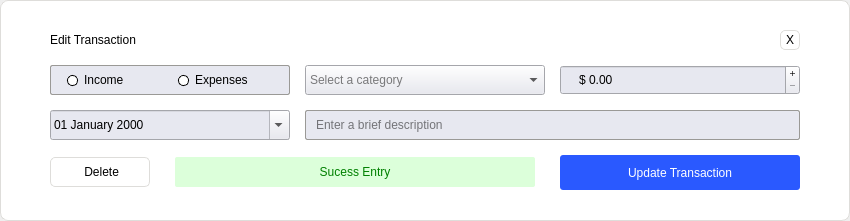
<?xml version="1.0" encoding="UTF-8"?>
<ui version="4.0">
 <class>editTransactionDialog</class>
 <widget class="QDialog" name="editTransactionDialog">
  <property name="geometry">
   <rect>
    <x>0</x>
    <y>0</y>
    <width>850</width>
    <height>221</height>
   </rect>
  </property>
  <property name="minimumSize">
   <size>
    <width>850</width>
    <height>200</height>
   </size>
  </property>
  <property name="maximumSize">
   <size>
    <width>850</width>
    <height>250</height>
   </size>
  </property>
  <property name="windowTitle">
   <string>Edit Transaction</string>
  </property>
  <layout class="QGridLayout" name="gridLayout_2">
   <property name="leftMargin">
    <number>0</number>
   </property>
   <property name="topMargin">
    <number>0</number>
   </property>
   <property name="rightMargin">
    <number>0</number>
   </property>
   <property name="bottomMargin">
    <number>0</number>
   </property>
   <property name="spacing">
    <number>0</number>
   </property>
   <item row="0" column="0">
    <widget class="QWidget" name="backgroundColor" native="true">
     <property name="minimumSize">
      <size>
       <width>0</width>
       <height>0</height>
      </size>
     </property>
     <property name="maximumSize">
      <size>
       <width>16777</width>
       <height>16777</height>
      </size>
     </property>
     <property name="styleSheet">
      <string notr="true">QWidget#backgroundColor{
background-color: white; 
border-radius: 8px;
border: 0.5px solid rgb(222, 221, 218);
}</string>
     </property>
     <layout class="QGridLayout" name="gridLayout">
      <property name="sizeConstraint">
       <enum>QLayout::SetDefaultConstraint</enum>
      </property>
      <property name="leftMargin">
       <number>50</number>
      </property>
      <property name="topMargin">
       <number>30</number>
      </property>
      <property name="rightMargin">
       <number>50</number>
      </property>
      <property name="bottomMargin">
       <number>30</number>
      </property>
      <property name="spacing">
       <number>15</number>
      </property>
      <item row="2" column="2" colspan="2">
       <widget class="QLineEdit" name="transDescBox">
        <property name="sizePolicy">
         <sizepolicy hsizetype="Preferred" vsizetype="Preferred">
          <horstretch>0</horstretch>
          <verstretch>0</verstretch>
         </sizepolicy>
        </property>
        <property name="minimumSize">
         <size>
          <width>0</width>
          <height>30</height>
         </size>
        </property>
        <property name="maximumSize">
         <size>
          <width>16777</width>
          <height>30</height>
         </size>
        </property>
        <property name="styleSheet">
         <string notr="true">background-color: #E7E8F0;
padding: 0 8px;
font: 300 13px &quot;Montserrat&quot;;
border-radius: 2px;
border: 1px solid rgb(154, 153, 150);</string>
        </property>
        <property name="placeholderText">
         <string>Enter a brief description</string>
        </property>
       </widget>
      </item>
      <item row="1" column="2" alignment="Qt::AlignVCenter">
       <widget class="QComboBox" name="transCatBox">
        <property name="sizePolicy">
         <sizepolicy hsizetype="Expanding" vsizetype="Preferred">
          <horstretch>0</horstretch>
          <verstretch>0</verstretch>
         </sizepolicy>
        </property>
        <property name="minimumSize">
         <size>
          <width>0</width>
          <height>30</height>
         </size>
        </property>
        <property name="maximumSize">
         <size>
          <width>16777215</width>
          <height>30</height>
         </size>
        </property>
        <property name="styleSheet">
         <string notr="true">QComboBox {
	background-color: #E7E8F0;
	font: 300 13px &quot;Montserrat&quot;;
	color: black;
}</string>
        </property>
        <property name="placeholderText">
         <string>Select a category</string>
        </property>
       </widget>
      </item>
      <item row="0" column="3" alignment="Qt::AlignRight">
       <widget class="QPushButton" name="closeBtn">
        <property name="minimumSize">
         <size>
          <width>20</width>
          <height>20</height>
         </size>
        </property>
        <property name="maximumSize">
         <size>
          <width>20</width>
          <height>20</height>
         </size>
        </property>
        <property name="styleSheet">
         <string notr="true">QPushButton{background-color: white;
border-radius: 5px;
border:1px solid rgb(222, 221, 218);
color: black;
font: 400 13px &quot;Montserrat&quot;;
}


QPushButton:pressed {
background-color: rgb(222, 221, 218);
}</string>
        </property>
        <property name="text">
         <string>X</string>
        </property>
        <property name="flat">
         <bool>true</bool>
        </property>
       </widget>
      </item>
      <item row="1" column="1" alignment="Qt::AlignVCenter">
       <widget class="QFrame" name="transOpt">
        <property name="sizePolicy">
         <sizepolicy hsizetype="Expanding" vsizetype="Preferred">
          <horstretch>0</horstretch>
          <verstretch>0</verstretch>
         </sizepolicy>
        </property>
        <property name="minimumSize">
         <size>
          <width>0</width>
          <height>30</height>
         </size>
        </property>
        <property name="maximumSize">
         <size>
          <width>16777</width>
          <height>30</height>
         </size>
        </property>
        <property name="styleSheet">
         <string notr="true">background-color: #E7E8F0;
padding: 0 8px;
font: 300 13px &quot;Montserrat&quot;;
border-radius: 2px;
border: 1px solid rgb(154, 153, 150);</string>
        </property>
        <property name="frameShape">
         <enum>QFrame::StyledPanel</enum>
        </property>
        <property name="frameShadow">
         <enum>QFrame::Raised</enum>
        </property>
        <layout class="QHBoxLayout" name="horizontalLayout">
         <property name="spacing">
          <number>0</number>
         </property>
         <property name="leftMargin">
          <number>0</number>
         </property>
         <property name="topMargin">
          <number>0</number>
         </property>
         <property name="rightMargin">
          <number>0</number>
         </property>
         <property name="bottomMargin">
          <number>0</number>
         </property>
         <item>
          <widget class="QRadioButton" name="optIncome">
           <property name="minimumSize">
            <size>
             <width>85</width>
             <height>28</height>
            </size>
           </property>
           <property name="styleSheet">
            <string notr="true">QRadioButton::indicator::unchecked{
border-radius: 5px;
background-color: white;
border: 1px solid black;
}
QRadioButton::indicator::checked{
border-radius: 5px;
background-color: black;
border: 1px solid white;
}

QRadioButton{border:0px solid black;}

QRadioButton::indicator{
width: 9px;
height: 9px;
border-style: inset;
border: 1px solid gray;
} </string>
           </property>
           <property name="text">
            <string>Income</string>
           </property>
          </widget>
         </item>
         <item alignment="Qt::AlignVCenter">
          <widget class="QRadioButton" name="optExpenses">
           <property name="minimumSize">
            <size>
             <width>85</width>
             <height>28</height>
            </size>
           </property>
           <property name="styleSheet">
            <string notr="true">QRadioButton::indicator::unchecked{
border-radius: 5px;
background-color: white;
border: 1px solid black;
}
QRadioButton::indicator::checked{
border-radius: 5px;
background-color: black;
border: 1px solid white;
}

QRadioButton::indicator{
width: 9px;
height: 9px;
border-style: inset;
border: 1px solid gray;
} 

QRadioButton{border:0px solid black;}</string>
           </property>
           <property name="text">
            <string>Expenses</string>
           </property>
          </widget>
         </item>
        </layout>
       </widget>
      </item>
      <item row="2" column="1">
       <widget class="QDateEdit" name="transDateBox">
        <property name="sizePolicy">
         <sizepolicy hsizetype="Expanding" vsizetype="Preferred">
          <horstretch>0</horstretch>
          <verstretch>0</verstretch>
         </sizepolicy>
        </property>
        <property name="minimumSize">
         <size>
          <width>0</width>
          <height>30</height>
         </size>
        </property>
        <property name="maximumSize">
         <size>
          <width>16777215</width>
          <height>30</height>
         </size>
        </property>
        <property name="styleSheet">
         <string notr="true">background-color: #E7E8F0;
color: black;
font: 300 13px &quot;Montserrat&quot;;</string>
        </property>
        <property name="buttonSymbols">
         <enum>QAbstractSpinBox::UpDownArrows</enum>
        </property>
        <property name="displayFormat">
         <string>dd MMMM yyyy</string>
        </property>
        <property name="calendarPopup">
         <bool>true</bool>
        </property>
       </widget>
      </item>
      <item row="1" column="3">
       <widget class="QDoubleSpinBox" name="transAmntBox">
        <property name="sizePolicy">
         <sizepolicy hsizetype="Expanding" vsizetype="Preferred">
          <horstretch>0</horstretch>
          <verstretch>0</verstretch>
         </sizepolicy>
        </property>
        <property name="minimumSize">
         <size>
          <width>0</width>
          <height>30</height>
         </size>
        </property>
        <property name="maximumSize">
         <size>
          <width>16777215</width>
          <height>30</height>
         </size>
        </property>
        <property name="styleSheet">
         <string notr="true">background-color: #E7E8F0;
color: black;
font: 300 13px &quot;Montserrat&quot;;
padding: 0 14px;</string>
        </property>
        <property name="buttonSymbols">
         <enum>QAbstractSpinBox::PlusMinus</enum>
        </property>
        <property name="prefix">
         <string>$ </string>
        </property>
        <property name="maximum">
         <double>100000.000000000000000</double>
        </property>
       </widget>
      </item>
      <item row="3" column="3">
       <widget class="QPushButton" name="transUpdateBtn">
        <property name="sizePolicy">
         <sizepolicy hsizetype="Preferred" vsizetype="Preferred">
          <horstretch>0</horstretch>
          <verstretch>0</verstretch>
         </sizepolicy>
        </property>
        <property name="minimumSize">
         <size>
          <width>0</width>
          <height>35</height>
         </size>
        </property>
        <property name="maximumSize">
         <size>
          <width>16777</width>
          <height>35</height>
         </size>
        </property>
        <property name="styleSheet">
         <string notr="true">QPushButton{
background-color:  #2a59ff;
color: white;
border-radius: 3px;
font: 500 13px &quot;Montserrat&quot;;}

QPushButton:hover {
    border-style: inset;
	border: 1px solid gray;
}

QPushButton:pressed {
	
	background-color: #0035d0;
    border-style: inset;
	border: 1px solid gray;
}</string>
        </property>
        <property name="text">
         <string>Update Transaction</string>
        </property>
        <property name="flat">
         <bool>false</bool>
        </property>
       </widget>
      </item>
      <item row="3" column="1" colspan="2">
       <layout class="QHBoxLayout" name="horizontalLayout_2">
        <property name="spacing">
         <number>25</number>
        </property>
        <property name="rightMargin">
         <number>10</number>
        </property>
        <item alignment="Qt::AlignLeft">
         <widget class="QPushButton" name="deleteButton">
          <property name="sizePolicy">
           <sizepolicy hsizetype="Preferred" vsizetype="Preferred">
            <horstretch>0</horstretch>
            <verstretch>0</verstretch>
           </sizepolicy>
          </property>
          <property name="minimumSize">
           <size>
            <width>100</width>
            <height>30</height>
           </size>
          </property>
          <property name="maximumSize">
           <size>
            <width>100</width>
            <height>30</height>
           </size>
          </property>
          <property name="styleSheet">
           <string notr="true">QPushButton{background-color: white;
border-radius: 5px;
border:1px solid rgb(222, 221, 218);
color: black;
font: 400 13px &quot;Montserrat&quot;;
}


QPushButton:pressed {
background-color: rgb(255, 179, 179);
}</string>
          </property>
          <property name="text">
           <string> Delete</string>
          </property>
          <property name="icon">
           <iconset resource="../images.qrc">
            <normaloff>:/images/remove.png</normaloff>:/images/remove.png</iconset>
          </property>
          <property name="flat">
           <bool>false</bool>
          </property>
         </widget>
        </item>
        <item>
         <widget class="QStackedWidget" name="transReportLabels">
          <property name="minimumSize">
           <size>
            <width>0</width>
            <height>30</height>
           </size>
          </property>
          <property name="maximumSize">
           <size>
            <width>16777215</width>
            <height>30</height>
           </size>
          </property>
          <property name="currentIndex">
           <number>1</number>
          </property>
          <widget class="QWidget" name="transInfoLabelWidget">
           <layout class="QGridLayout" name="gridLayout_5">
            <property name="leftMargin">
             <number>0</number>
            </property>
            <property name="topMargin">
             <number>0</number>
            </property>
            <property name="rightMargin">
             <number>0</number>
            </property>
            <property name="bottomMargin">
             <number>0</number>
            </property>
            <property name="spacing">
             <number>0</number>
            </property>
            <item row="0" column="0">
             <widget class="QLabel" name="transInfoLabel">
              <property name="minimumSize">
               <size>
                <width>0</width>
                <height>30</height>
               </size>
              </property>
              <property name="maximumSize">
               <size>
                <width>16777215</width>
                <height>30</height>
               </size>
              </property>
              <property name="styleSheet">
               <string notr="true">font: 300 12px &quot;Montserrat&quot;;
color: black;
background-color: rgb(246, 245, 244);
border-radius: 2px;</string>
              </property>
              <property name="text">
               <string>Edit the transaction using the above form.</string>
              </property>
              <property name="alignment">
               <set>Qt::AlignCenter</set>
              </property>
             </widget>
            </item>
           </layout>
          </widget>
          <widget class="QWidget" name="transSuccessLabelWidget">
           <layout class="QGridLayout" name="gridLayout_6">
            <property name="leftMargin">
             <number>0</number>
            </property>
            <property name="topMargin">
             <number>0</number>
            </property>
            <property name="rightMargin">
             <number>0</number>
            </property>
            <property name="bottomMargin">
             <number>0</number>
            </property>
            <property name="spacing">
             <number>0</number>
            </property>
            <item row="0" column="0">
             <widget class="QLabel" name="transSuccessLabel">
              <property name="minimumSize">
               <size>
                <width>100</width>
                <height>30</height>
               </size>
              </property>
              <property name="maximumSize">
               <size>
                <width>167777</width>
                <height>30</height>
               </size>
              </property>
              <property name="styleSheet">
               <string notr="true">font: 400 12px &quot;Montserrat&quot;;
color: green;
background-color: rgb(220, 255, 218);
border-radius: 2px;</string>
              </property>
              <property name="text">
               <string>Sucess Entry</string>
              </property>
              <property name="alignment">
               <set>Qt::AlignCenter</set>
              </property>
             </widget>
            </item>
           </layout>
          </widget>
          <widget class="QWidget" name="transErrorLabelWidget">
           <layout class="QGridLayout" name="gridLayout_7">
            <property name="leftMargin">
             <number>0</number>
            </property>
            <property name="topMargin">
             <number>0</number>
            </property>
            <property name="rightMargin">
             <number>0</number>
            </property>
            <property name="bottomMargin">
             <number>0</number>
            </property>
            <property name="spacing">
             <number>0</number>
            </property>
            <item row="0" column="0">
             <widget class="QLabel" name="transErrorLabel">
              <property name="minimumSize">
               <size>
                <width>0</width>
                <height>30</height>
               </size>
              </property>
              <property name="maximumSize">
               <size>
                <width>16777215</width>
                <height>30</height>
               </size>
              </property>
              <property name="styleSheet">
               <string notr="true">font: 400 12px &quot;Montserrat&quot;;
color: red;
background-color: rgb(255, 196, 196);
border-radius: 2px;</string>
              </property>
              <property name="text">
               <string>Invalid Entry</string>
              </property>
              <property name="alignment">
               <set>Qt::AlignCenter</set>
              </property>
             </widget>
            </item>
           </layout>
          </widget>
         </widget>
        </item>
       </layout>
      </item>
      <item row="0" column="1">
       <widget class="QLabel" name="dateLabel_6">
        <property name="styleSheet">
         <string notr="true">color: rgb(0, 0, 0);
font: 500 14px &quot;Montserrat&quot;;
background-color:white;</string>
        </property>
        <property name="text">
         <string>Edit Transaction</string>
        </property>
       </widget>
      </item>
     </layout>
    </widget>
   </item>
  </layout>
 </widget>
 <resources>
  <include location="../images.qrc"/>
 </resources>
 <connections/>
</ui>
